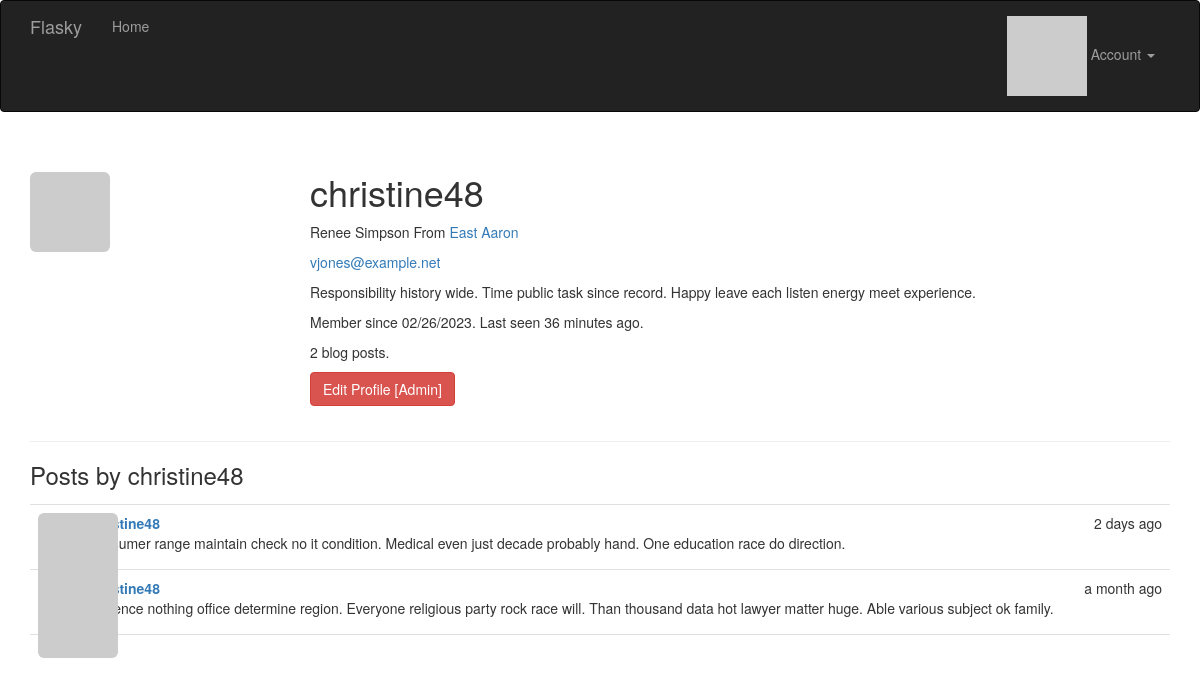
The app's page /user/christine48 (signed in) with its own data.
### app/models.py (models this page shows, shortened)
class User(UserMixin, db.Model):
    __tablename__ = 'users'
    id = db.Column(db.Integer, primary_key=True)
    email = db.Column(db.String(64), unique=True, index=True)
    username = db.Column(db.String(64), unique=True, index=True)
    password_hash = db.Column(db.String(128))
    role_id = db.Column(db.Integer, db.ForeignKey('roles.id'))
    confirmed = db.Column(db.Boolean, default=False)
    name = db.Column(db.String(64))
    location = db.Column(db.String(64))
    about_me = db.Column(db.Text())
    member_since = db.Column(db.DateTime(), default=datetime.utcnow)
    last_seen = db.Column(db.DateTime(), default=datetime.utcnow)
    avatar_hash = db.Column(db.String(32))
    posts = db.relationship('Post', backref='author', lazy='dynamic')
    @property
    def password(self):
        raise AttributeError('password is not a readable attribute')
    def ping(self):
        self.last_seen = datetime.utcnow()
        db.session.add(self)
        db.session.commit()
    def can(self, perm):
        return self.role is not None and self.role.has_permission(perm)
    def is_administrator(self):
        return self.can(Permission.ADMIN)
    def gravatar(self, size=100, default='identicon', rating='g'):
        if request.is_secure:
            url = 'https://secure.gravatar.com/avatar'
        else:
            url = 'https://gravatar.com/avatar'
        hash = hashlib.md5(self.email.lower().encode('utf-8')).hexdigest()
        return '{url}/{hash}?s={size}&d={default}&r={rating}'.format(
            url=url, hash=hash, size=size, default=default, rating=rating)

class Post(db.Model):
    __tablename__ = 'posts'
    id = db.Column(db.Integer, primary_key=True)
    body = db.Column(db.Text)
    timestamp = db.Column(db.DateTime, index=True, default=datetime.utcnow)
    author_id = db.Column(db.Integer, db.ForeignKey('users.id'))

### app/main/views.py (the view)
@main.route('/user/<username>')
def user(username):
    user = User.query.filter_by(username=username).first_or_404()
    posts = user.posts.order_by(Post.timestamp.desc()).all()
    return render_template('user.html', user=user, posts=posts)

### app/auth/views.py (called while the page is built)
@auth.before_app_request
def before_request():
    if current_user.is_authenticated:
        current_user.ping()
        if not current_user.confirmed \
                and request.endpoint \
                and request.blueprint != 'auth' \
                and request.endpoint != 'static':
            return redirect(url_for('auth.unconfirmed'))

### app/main/__init__.py (called while the page is built)
@main.app_context_processor
def inject_permissions():
    return dict(Permission=Permission)

### app/models.py (called while the page is built)
@login_manager.user_loader
def load_user(user_id):
    return User.query.get(int(user_id))

    def has_permission(self, perm):
        return self.permissions & perm == perm

### app/templates/user.html (shortened to what this page needs)
{% extends "base.html" %}
{% block page_content %}
<div class="page-header">
    <img class="img-rounded profile-thumbnail" src="{{ current_user.gravatar(size=256) }}">
    <div class="profile-header">
        <h1>{{ user.username }}</h1>
        {% if user.name or user.location %}
        <p>
            {% if user.name %}{{ user.name }}{% endif %}
            {% if user.location %}
                From <a href="http://maps.google.com/?q={{ user.location }}">
                    {{ user.location }}
                </a>
            {% endif %}
        </p>
        {% endif %}
        {% if current_user.is_administrator() %}
        <p><a href="mailto:{{ user.email }}">{{ user.email }}</a></p>
        {% endif %}
        {% if user.about_me %}<p>{{ user.about_me }}</p>{% endif %}
        <p>
            Member since {{ moment(user.member_since).format('L') }}.
            Last seen {{ moment(user.last_seen).fromNow() }}.
        </p>
        <p>{{ user.posts.count() }} blog posts.</p>
        <p>
        {% if current_user.is_administrator() %}
        <a class="btn btn-danger"
            href="{{ url_for('.edit_profile_admin', id=user.id) }}">
            Edit Profile [Admin]
        </a>
        {% endif %}
        </p>
    </div>
</div>
<h3>Posts by {{ user.username }}</h3>
{% include '_posts.html' %}
{% endblock %}

### app/templates/_posts.html
<ul class="posts">
    {% for post in posts %}
    <li class="post">
        <div class="post-thumbnail">
            <a href="{{ url_for('.user', username=post.author.username) }}">
                <img class="img-rounded profile-thumbnail"
                    src="{{ post.author.gravatar(size=40) }}">
            </a>
        </div>
        <div class="post-content">
            <div class="post-date">{{ moment(post.timestamp).fromNow() }}</div>
            <div class="post-author">
                <a href="{{ url_for('.user', username=post.author.username) }}">
                    {{ post.author.username }}
                </a>
            </div>
            <div class="post-body">{{ post.body }}</div>
        </div>
    </li>
    {% endfor %}
</ul>

### app/static/styles.css (style rules this page uses)
.profile-thumbnail { position: absolute; }
.profile-header { min-height: 260px; margin-left: 280px; }
ul.posts { list-style-type: none; padding: 0px; margin: 16px 0px 0px 0px; border-top: 1px solid #e0e0e0; }
ul.posts li.post { padding: 8px; border-bottom: 1px solid #e0e0e0; }
div.post-date { float: right; }
div.post-author { font-weight: bold; }
div.post-thumbnail { position: absolute; }
div.post-content { margin-left: 48px; min-height: 48px; }

### records on screen
User: username "christine48", name "Renee Simpson", location "East Aaron", email "vjones@example.net", about_me "Responsibility history wide. Time public task since record. Happy leave each listen energy meet experience.", member_since "02/26/2023", last_seen "36 minutes ago"
Post: timestamp "2 days ago", author.username "christine48", body "Consumer range maintain check no it condition. Medical even just decade probably hand. One education race do direction."
Post: timestamp "a month ago", author.username "christine48", body "Evidence nothing office determine region. Everyone religious party rock race will. Than thousand data hot lawyer matter huge. Able various subject ok family."

### other values on screen
{{ user.posts.count() }} "2"
